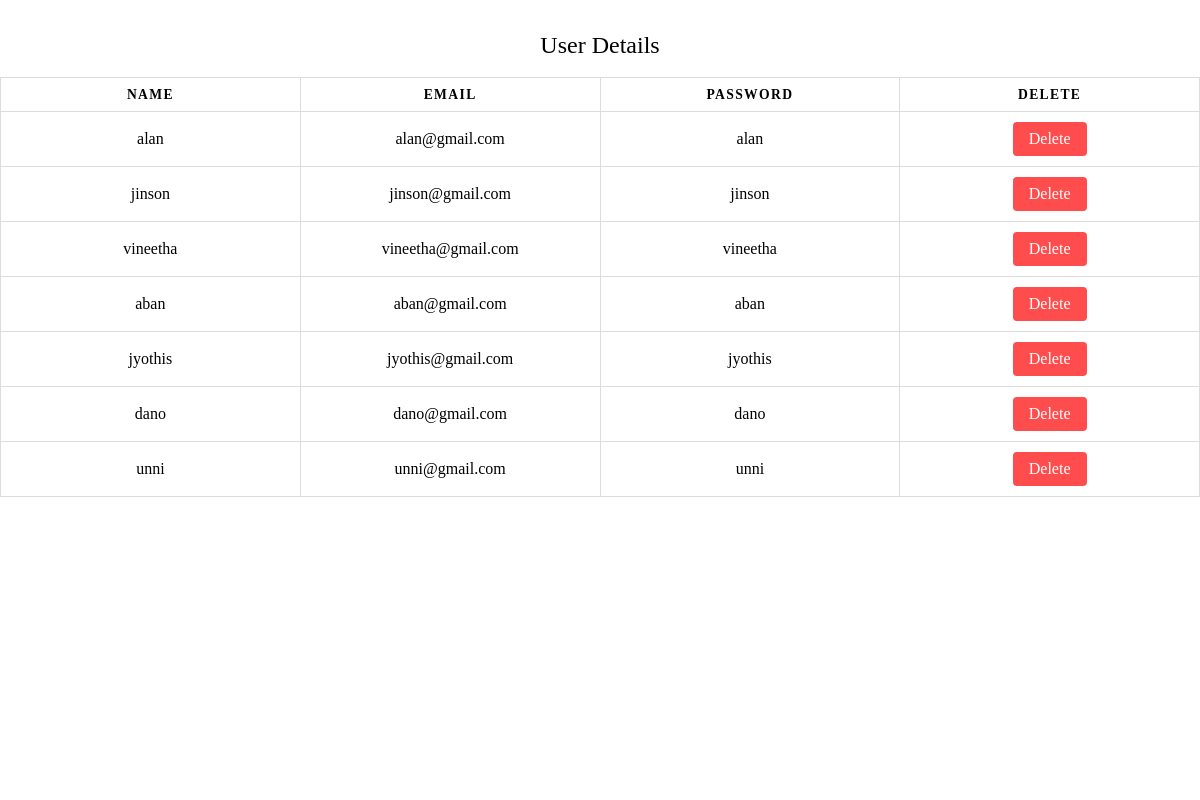
/users/, run on the app's committed database.
### covidapp/models.py (models this page shows)
class Registration_tbl(models.Model):
    Name=models.CharField(max_length=30,null=True)
    Location=models.CharField(max_length=30,null=True)
    Email=models.EmailField(null=True)
    Password= models.CharField(max_length=30,null=True)
    mobile=models.CharField(max_length=100,null=True)

### covidapp/views.py (the view)
# urls.py: path("users/",views.users),
def users(request):
    u=Registration_tbl.objects.all()
    return render(request,"users.html",{"u":u})

### templates/users.html (shortened to what this page needs)
<!DOCTYPE html>
{% load static %}
<html lang="en">
<head>
</head>
<body>
<video autoplay loop muted id="background-video">
    <source src="{% static 'D:\main project\project\covid\static\user.mp4' %}" type="video/mp4">
</video>
<table>
  <caption>User Details</caption>
  <thead>
    <tr>
      <th scope="col">Name</th>
      <th scope="col">Email</th>
      <th scope="col">Password</th>
      <th scope="col">Delete</th>
    </tr>
  </thead>
  <tbody>
  {% for i in u %}
    <tr class="hover-row">
      <td>{{ i.Name }}</td>
      <td>{{ i.Email }}</td>
      <td>{{ i.Password }}</td>
      <td><a href="/delete_user/{{ i.id }}" class="delete-button">Delete</a></td>
    </tr>
  {% endfor %}
  </tbody>
</table>
</body>
</html>

### templates/users.html (style rules this page uses)
body { margin: 0; padding: 0; background-color: transparent; color: black; }
#background-video { position: fixed; top: 0; left: 0; width: 100%; height: 100%; z-index: -1; object-fit: cover; }
table { border-collapse: collapse; width: 100%; table-layout: fixed; background-color: rgba(0, 0, 0, 0); color: black; margin-top: 20px; }
table caption { font-size: 1.5em; margin: 0.5em 0 0.75em; color: black; }
table th, table td { padding: 0.625em; text-align: center; border: 1px solid #ddd; color: black; }
table th { font-size: 0.85em; letter-spacing: 0.1em; text-transform: uppercase; }
table td::before { content: attr(data-label); float: left; font-weight: bold; text-transform: uppercase; }
.delete-button { display: inline-block; padding: 8px 16px; background-color: #ff4d4d; color: white; border: none; border-radius: 4px; text-decoration: none; cursor: pointer; }

### data on the page
Registration_tbl: Name "alan", Email "alan@gmail.com", Password "alan"
Registration_tbl: Name "jinson", Email "jinson@gmail.com", Password "jinson"
Registration_tbl: Name "vineetha", Email "vineetha@gmail.com", Password "vineetha"
Registration_tbl: Name "aban", Email "aban@gmail.com", Password "aban"
Registration_tbl: Name "jyothis", Email "jyothis@gmail.com", Password "jyothis"
Registration_tbl: Name "dano", Email "dano@gmail.com", Password "dano"
Registration_tbl: Name "unni", Email "unni@gmail.com", Password "unni"
